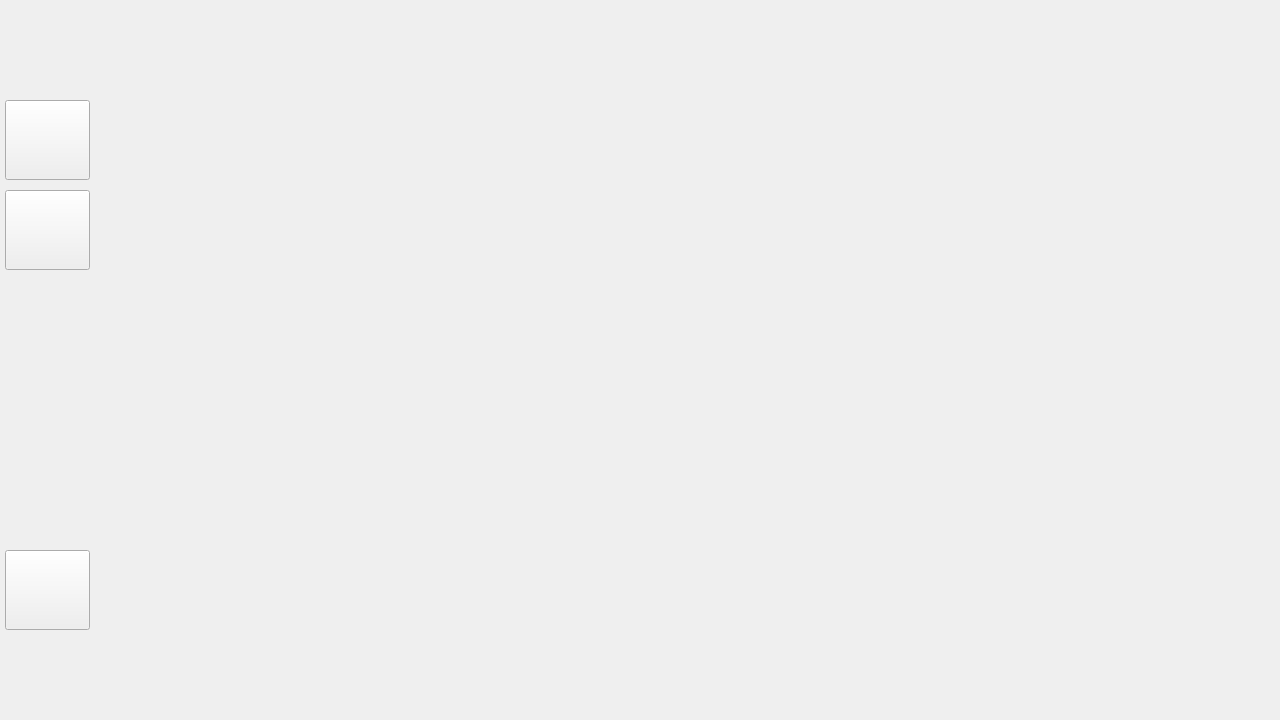
  <widget class="QWidget" name="chassisDisableWidget" native="true">
   <property name="geometry">
    <rect>
     <x>0</x>
     <y>0</y>
     <width>1280</width>
     <height>720</height>
    </rect>
   </property>
   <property name="autoFillBackground">
    <bool>true</bool>
   </property>
   <widget class="QWidget" name="chassisDisableBtnWidget" native="true">
    <property name="geometry">
     <rect>
      <x>5</x>
      <y>100</y>
      <width>85</width>
      <height>170</height>
     </rect>
    </property>
    <layout class="QVBoxLayout" name="verticalLayout">
     <property name="spacing">
      <number>10</number>
     </property>
     <property name="leftMargin">
      <number>0</number>
     </property>
     <property name="topMargin">
      <number>0</number>
     </property>
     <property name="rightMargin">
      <number>0</number>
     </property>
     <property name="bottomMargin">
      <number>0</number>
     </property>
     <item>
      <widget class="QPushButton" name="enableBtn">
       <property name="minimumSize">
        <size>
         <width>85</width>
         <height>80</height>
        </size>
       </property>
       <property name="styleSheet">
        <string notr="true">QPushButton {border-image:url(:/icon/vm/dashboard/buttons/newButton/btn_sn_n.png)}QPushButton:pressed {border-image:url(:/icon/vm/dashboard/buttons/newButton/btn_sn_p.png)}</string>
       </property>
       <property name="text">
        <string/>
       </property>
      </widget>
     </item>
     <item>
      <widget class="QPushButton" name="disconnectBtn">
       <property name="minimumSize">
        <size>
         <width>85</width>
         <height>80</height>
        </size>
       </property>
       <property name="styleSheet">
        <string notr="true">QPushButton {border-image:url(:/new/src/icon/vm/dashboard/buttons/first/btn_dklj_n.png)}QPushButton:pressed {border-image:url(:/new/src/icon/vm/dashboard/buttons/first/btn_dklj_p.png)}</string>
       </property>
       <property name="text">
        <string/>
       </property>
      </widget>
     </item>
    </layout>
   </widget>
   <widget class="QWidget" name="remoteBtnWidget" native="true">
    <property name="geometry">
     <rect>
      <x>5</x>
      <y>100</y>
      <width>85</width>
      <height>530</height>
     </rect>
    </property>
    <property name="autoFillBackground">
     <bool>true</bool>
    </property>
    <layout class="QVBoxLayout" name="verticalLayout_2">
     <property name="spacing">
      <number>10</number>
     </property>
     <property name="leftMargin">
      <number>0</number>
     </property>
     <property name="topMargin">
      <number>0</number>
     </property>
     <property name="rightMargin">
      <number>0</number>
     </property>
     <property name="bottomMargin">
      <number>0</number>
     </property>
     <item>
      <widget class="QPushButton" name="Remote_gearsBtn">
       <property name="minimumSize">
        <size>
         <width>85</width>
         <height>80</height>
        </size>
       </property>
       <property name="styleSheet">
        <string notr="true">QPushButton {border-image:url(:/icon/vm/dashboard/popwindows/btn_dwkz_n.png)}QPushButton:pressed {border-image:url(:/icon/vm/dashboard/popwindows/btn_dwkz_p.png)}QPushButton:checked {border-image:url(:/icon/vm/dashboard/popwindows/btn_dwkz_s.png)}</string>
       </property>
       <property name="text">
        <string/>
       </property>
       <property name="checkable">
        <bool>true</bool>
       </property>
      </widget>
     </item>
     <item>
      <widget class="QPushButton" name="Remote_stopBtn">
       <property name="minimumSize">
        <size>
         <width>85</width>
         <height>80</height>
        </size>
       </property>
       <property name="styleSheet">
        <string notr="true">QPushButton {border-image:url(:/icon/vm/dashboard/popwindows/btn_zz_n.png)}QPushButton:pressed {border-image:url(:/icon/vm/dashboard/popwindows/btn_zz_p.png)}</string>
       </property>
       <property name="text">
        <string/>
       </property>
      </widget>
     </item>
     <item>
      <spacer name="verticalSpacer">
       <property name="orientation">
        <enum>Qt::Vertical</enum>
       </property>
       <property name="sizeHint" stdset="0">
        <size>
         <width>20</width>
         <height>40</height>
        </size>
       </property>
      </spacer>
     </item>
     <item>
      <widget class="QPushButton" name="Remote_moreBtn">
       <property name="minimumSize">
        <size>
         <width>85</width>
         <height>80</height>
        </size>
       </property>
       <property name="styleSheet">
        <string notr="true">QPushButton {border-image:url(:/icon/vm/dashboard/buttons/newButton/Left/btn_gd_n.png)}QPushButton:pressed {border-image:url(:/icon/vm/dashboard/buttons/newButton/Left/btn_gd_p.png)}QPushButton:checked {border-image:url(:/icon/vm/dashboard/buttons/newButton/Pinhole/btn_fh_n.png)}</string>
       </property>
       <property name="text">
        <string/>
       </property>
       <property name="checkable">
        <bool>true</bool>
       </property>
      </widget>
     </item>
    </layout>
   </widget>
  </widget>
